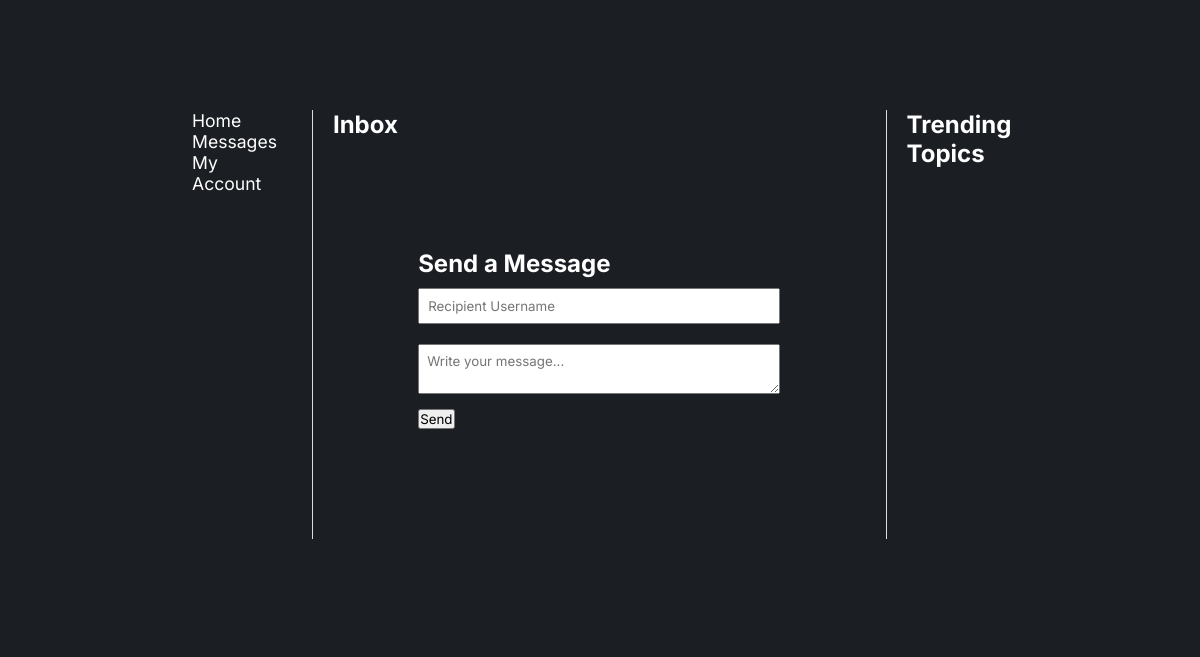
Page /messages (signed in) on the earlier database version.
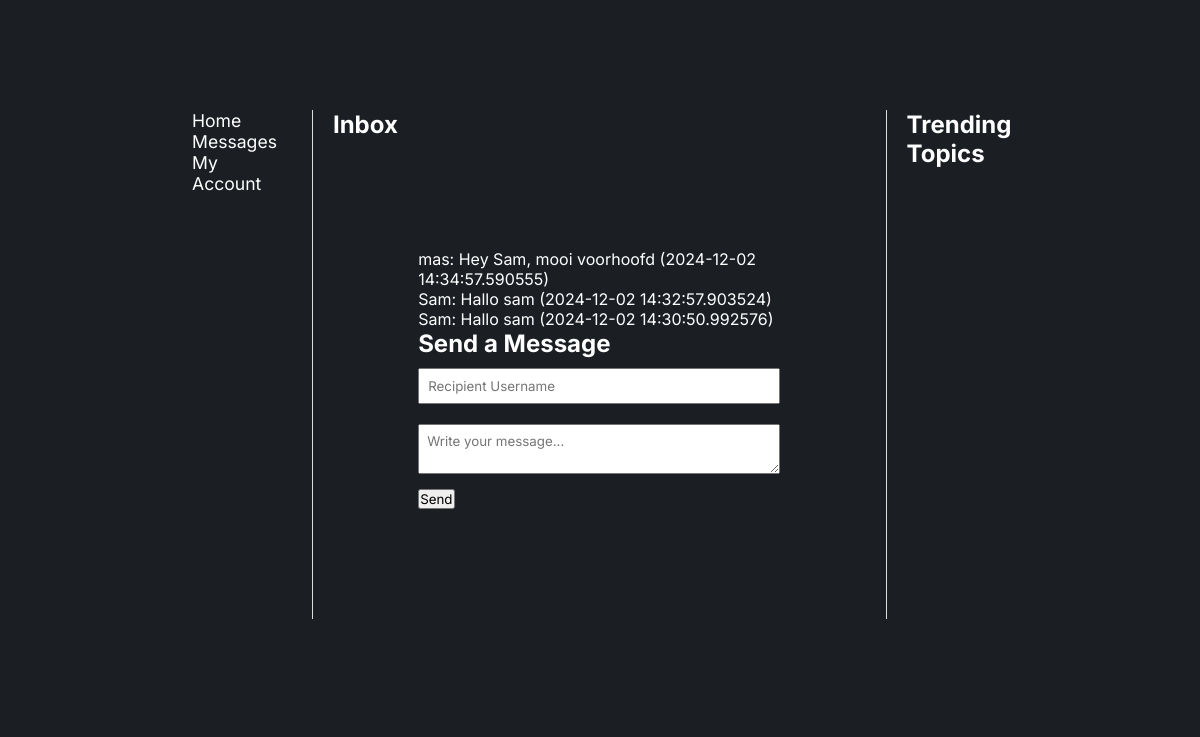
Same page on the later database version.
### app/models.py (models this page shows, shortened)
class Message(db.Model):
    id = db.Column(db.Integer, primary_key=True)
    sender_id = db.Column(db.Integer, db.ForeignKey('user.id'), nullable=False)
    recipient_id = db.Column(db.Integer, db.ForeignKey('user.id'), nullable=False)
    content = db.Column(db.Text, nullable=False)
    timestamp = db.Column(db.DateTime, default=datetime.utcnow)
    sender = db.relationship('User', foreign_keys=[sender_id])
    recipient = db.relationship('User', foreign_keys=[recipient_id])

class User(db.Model, UserMixin):
    id = db.Column(db.Integer, primary_key=True)
    username = db.Column(db.String(50), unique=True, nullable=False)
    password_hash = db.Column(db.String(128), nullable=False)
    followed = db.relationship(
        'User', secondary=followers,
        primaryjoin=(followers.c.follower_id == id),
        secondaryjoin=(followers.c.followed_id == id),
        backref=db.backref('followers', lazy='dynamic'), lazy='dynamic'
    )

### app/routes.py (the view)
@main.route('/messages', methods=['GET'])
@login_required
def inbox():
    messages = Message.query.filter_by(recipient_id=current_user.id).order_by(Message.timestamp.desc()).all()
    return render_template('inbox.html', messages=messages)

### app/__init__.py (called while the page is built)
def create_app():
    app = Flask(__name__)
    app.config['SECRET_KEY'] = 'your_secret_key'
    app.config['SQLALCHEMY_DATABASE_URI'] = 'sqlite:///site.db'
    db.init_app(app)
    migrate.init_app(app, db)
    bcrypt.init_app(app)
    login_manager.init_app(app)
    login_manager.login_view = 'main.login'
    login_manager.login_message_category = 'info'
    from .routes import main
    app.register_blueprint(main)
    from .models import User
    @login_manager.user_loader
    def load_user(user_id):
        return User.query.get(int(user_id))
    return app

### app/templates/inbox.html (shortened to what this page needs)
<!DOCTYPE html>
<html lang="en">
  <head>
    <link rel="stylesheet" href="{{ url_for('static', filename='stylesheet.css') }}" />
    <link href="https://cdn.jsdelivr.net/npm/remixicon@4.3.0/fonts/remixicon.css" rel="stylesheet" />
  </head>
  <body>
    <section>
      <div class="container">
        <div class="main-content">
        <div class="navbar">
          <a href="{{ url_for('main.home') }}" >Home</a>
          <a href="{{ url_for('main.inbox') }}">Messages</a>
          <a href="{{ url_for('main.view_account') }}" class="account-link">My Account</a>
        </div>
          <div class="timeline-content">
            <h1>Inbox</h1>
            <section id="posts">
              <ul>
                {% for message in messages %}
                <li>
                    {{ message.sender.username }}: {{ message.content }} ({{ message.timestamp }})
                </li>
                {% endfor %}
              </ul>
              <h2>Send a Message</h2>
              <form method="POST" action="{{ url_for('main.send_message') }}">
                <input type="text" name="recipient" placeholder="Recipient Username" required>
                  <textarea name="content" placeholder="Write your message..." required></textarea>
                  <button type="submit">Send</button>
              </form>
            </section>
          </div>
          <div class="trending-topics">
            <h2>Trending Topics</h2>
          </div>
        </div>
    </section>
  </body>
</html>

Differences in the rows shown:
added Message: sender.username "mas", content "Hey Sam, mooi voorhoofd", timestamp "2024-12-02 14:34:57.590555"
added Message: sender.username "Sam", content "Hallo sam", timestamp "2024-12-02 14:32:57.903524"
added Message: sender.username "Sam", content "Hallo sam", timestamp "2024-12-02 14:30:50.992576"
